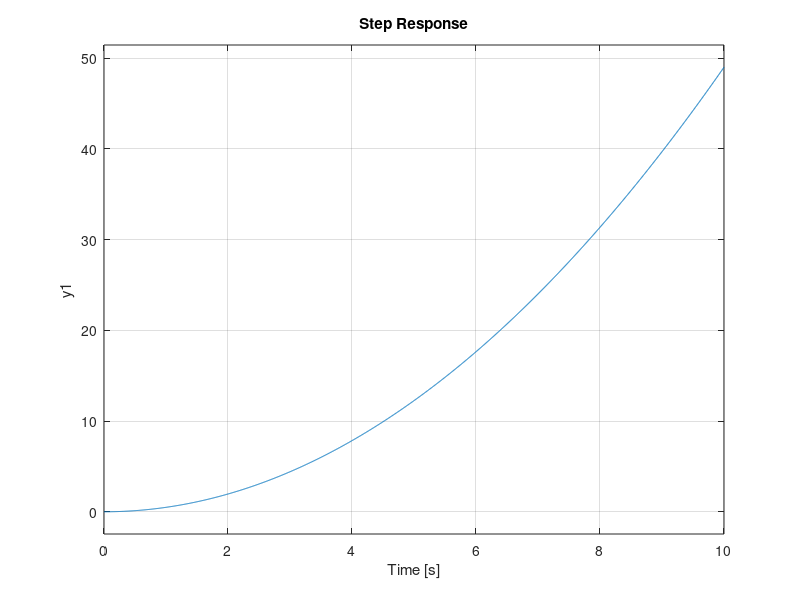

Here is the MATLAB script that generated this plot:
m = 0.027; % Mass of the ball
R = 0.002; % Radius of the ball
g = -9.8;  % Gravitational acceleration
L = 0.3;   % Length of the base
d = 0.05;  % Diameter of the servo gear
J = 2/3*m*R^2;   % Moment of inertia of the ball

s = tf('s');
P_ball = -(m*g*d*R^2)/(L*(J + m*R^2)*s^2)
pzmap(P_ball)
step(P_ball)